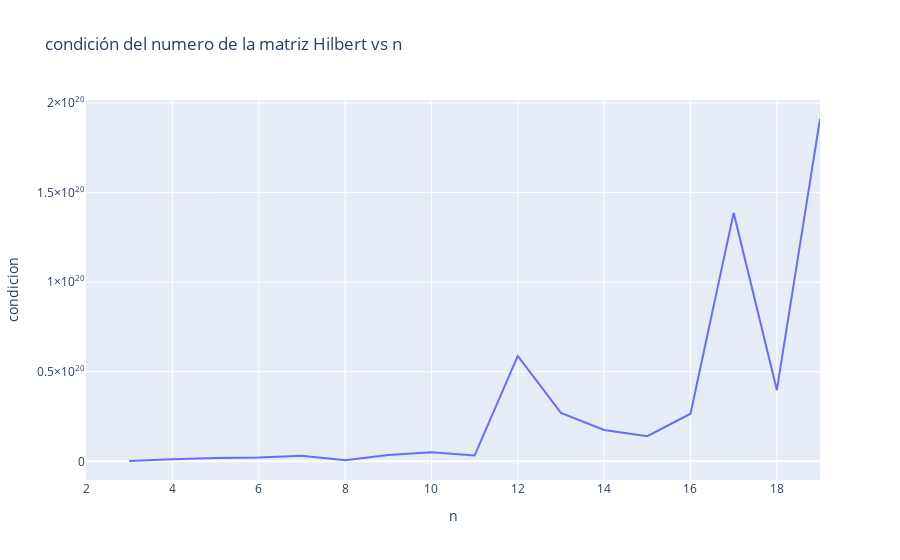

Write notebook code for a chart like this one.
### Code cell
numeros_condicion = []
rangon = range(2, 20)
for n in rangon:
    A = generate_hilbert_matrix(n)
    datos_simulados = np.random.multivariate_normal(mean=np.zeros(n), cov=A, size=1000)
    cov_sim = np.cov(A)
    condicion = numero_condicion(cov_sim)
    numeros_condicion.append(condicion)

data = {"n": rangon, "condicion": numeros_condicion}
df= pd.DataFrame(data)

fig = px.line(df, x="n", y="condicion", title="condición del numero de la matriz Hilbert vs n")
fig.show()

### Figure 1 — Plotly figure (JSON) as saved in the notebook; plotly's stock layout.template omitted (floating-point values rounded to 4 significant figures)
{"data": [{"hovertemplate": "n=%{x}<br>condicion=%{y}<extra></extra>", "legendgroup": "", "line": {"color": "#636efa", "dash": "solid"}, "marker": {"symbol": "circle"}, "mode": "lines", "name": "", "orientation": "v", "showlegend": false, "type": "scatter", "x": [2, 3, 4, 5, 6, 7, 8, 9, 10, 11, 12, 13, 14, 15, 16, 17, 18, 19], "xaxis": "x", "y": [null, 205364143008096500, 1238985395606759400, 1821036009616867300, 2202559018054149400, 3178013933362360300, 688279583913418900, 3517276786506377700, 5126176993857508000, 3259395639851982300, 58876440903193040000, 27079487821916210000, 17524829900662800000, 14067081435413211000, 26572803284380270000, 138697208273944990000, 39779553750130024000, 191083765308575120000], "yaxis": "y"}], "layout": {"legend": {"tracegroupgap": 0}, "title": {"text": "condición del numero de la matriz Hilbert vs n"}, "xaxis": {"anchor": "y", "domain": [0, 1], "title": {"text": "n"}}, "yaxis": {"anchor": "x", "domain": [0, 1], "title": {"text": "condicion"}}}}
